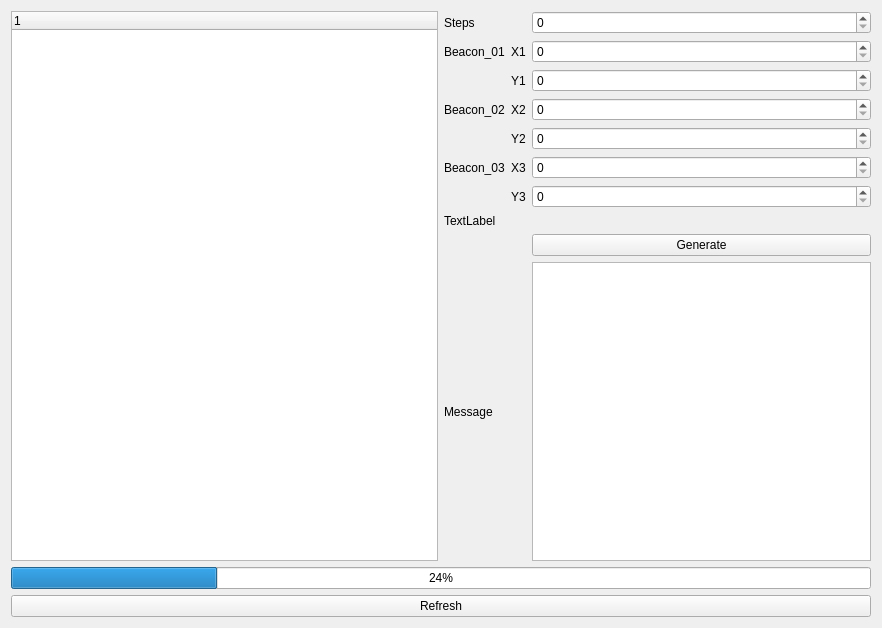
<?xml version="1.0" encoding="UTF-8"?>
<ui version="4.0">
 <class>wdCubeInitialise</class>
 <widget class="QWidget" name="wdCubeInitialise">
  <property name="geometry">
   <rect>
    <x>0</x>
    <y>0</y>
    <width>882</width>
    <height>628</height>
   </rect>
  </property>
  <property name="sizePolicy">
   <sizepolicy hsizetype="Expanding" vsizetype="Expanding">
    <horstretch>100</horstretch>
    <verstretch>100</verstretch>
   </sizepolicy>
  </property>
  <property name="maximumSize">
   <size>
    <width>16777215</width>
    <height>16777215</height>
   </size>
  </property>
  <property name="windowTitle">
   <string>wdParameterView</string>
  </property>
  <layout class="QVBoxLayout" name="verticalLayout">
   <item>
    <layout class="QHBoxLayout" name="horizontalLayout">
     <property name="sizeConstraint">
      <enum>QLayout::SizeConstraint::SetMaximumSize</enum>
     </property>
     <item>
      <widget class="QTreeWidget" name="tvwObjects">
       <column>
        <property name="text">
         <string notr="true">1</string>
        </property>
       </column>
      </widget>
     </item>
     <item>
      <layout class="QGridLayout" name="gridLayout">
       <item row="7" column="0">
        <widget class="QLabel" name="label_2">
         <property name="text">
          <string>TextLabel</string>
         </property>
        </widget>
       </item>
       <item row="5" column="0">
        <widget class="QLabel" name="label_3">
         <property name="text">
          <string>Beacon_03</string>
         </property>
        </widget>
       </item>
       <item row="1" column="0">
        <widget class="QLabel" name="label_5">
         <property name="text">
          <string>Beacon_01</string>
         </property>
        </widget>
       </item>
       <item row="9" column="0">
        <widget class="QLabel" name="label">
         <property name="text">
          <string>Message</string>
         </property>
        </widget>
       </item>
       <item row="4" column="2">
        <widget class="QSpinBox" name="spbY_2"/>
       </item>
       <item row="7" column="2">
        <widget class="QLabel" name="lblDimensions">
         <property name="text">
          <string/>
         </property>
        </widget>
       </item>
       <item row="0" column="0">
        <widget class="QLabel" name="label_6">
         <property name="text">
          <string>Steps</string>
         </property>
        </widget>
       </item>
       <item row="8" column="2">
        <widget class="QPushButton" name="btnGenerate">
         <property name="text">
          <string>Generate</string>
         </property>
        </widget>
       </item>
       <item row="9" column="2">
        <widget class="QTextEdit" name="txtMessage"/>
       </item>
       <item row="5" column="2">
        <widget class="QSpinBox" name="spbX_3"/>
       </item>
       <item row="0" column="2">
        <widget class="QSpinBox" name="spbSteps"/>
       </item>
       <item row="1" column="2">
        <widget class="QSpinBox" name="spbX_1"/>
       </item>
       <item row="6" column="2">
        <widget class="QSpinBox" name="spbY_3"/>
       </item>
       <item row="2" column="2">
        <widget class="QSpinBox" name="spbY_1"/>
       </item>
       <item row="3" column="0">
        <widget class="QLabel" name="label_4">
         <property name="text">
          <string>Beacon_02</string>
         </property>
        </widget>
       </item>
       <item row="3" column="2">
        <widget class="QSpinBox" name="spbX_2"/>
       </item>
       <item row="1" column="1">
        <widget class="QLabel" name="label_8">
         <property name="text">
          <string>X1</string>
         </property>
        </widget>
       </item>
       <item row="2" column="1">
        <widget class="QLabel" name="label_9">
         <property name="text">
          <string>Y1</string>
         </property>
        </widget>
       </item>
       <item row="3" column="1">
        <widget class="QLabel" name="label_10">
         <property name="text">
          <string>X2</string>
         </property>
        </widget>
       </item>
       <item row="4" column="1">
        <widget class="QLabel" name="label_11">
         <property name="text">
          <string>Y2</string>
         </property>
        </widget>
       </item>
       <item row="5" column="1">
        <widget class="QLabel" name="label_12">
         <property name="text">
          <string>X3</string>
         </property>
        </widget>
       </item>
       <item row="6" column="1">
        <widget class="QLabel" name="label_13">
         <property name="text">
          <string>Y3</string>
         </property>
        </widget>
       </item>
      </layout>
     </item>
    </layout>
   </item>
   <item>
    <widget class="QProgressBar" name="pgbProcess">
     <property name="value">
      <number>24</number>
     </property>
    </widget>
   </item>
   <item>
    <layout class="QHBoxLayout" name="horizontalLayout_3">
     <property name="sizeConstraint">
      <enum>QLayout::SizeConstraint::SetMaximumSize</enum>
     </property>
     <item>
      <widget class="QPushButton" name="btnRefresh">
       <property name="text">
        <string>Refresh</string>
       </property>
      </widget>
     </item>
    </layout>
   </item>
  </layout>
 </widget>
 <resources/>
 <connections/>
</ui>
